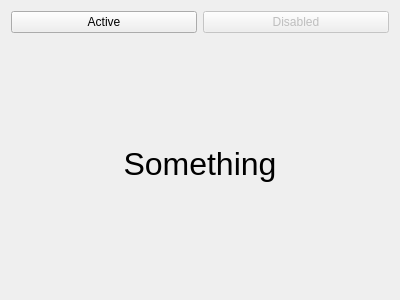
<?xml version="1.0" encoding="UTF-8"?>
<ui version="4.0">
 <class>Widget</class>
 <widget class="QWidget" name="Widget">
  <property name="geometry">
   <rect>
    <x>0</x>
    <y>0</y>
    <width>400</width>
    <height>300</height>
   </rect>
  </property>
  <property name="windowTitle">
   <string>Widget</string>
  </property>
  <layout class="QVBoxLayout" name="verticalLayout_2">
   <item>
    <layout class="QVBoxLayout" name="verticalLayout">
     <item>
      <layout class="QHBoxLayout" name="horizontalLayout">
       <item>
        <widget class="QPushButton" name="activeButton">
         <property name="enabled">
          <bool>true</bool>
         </property>
         <property name="text">
          <string>Active</string>
         </property>
        </widget>
       </item>
       <item>
        <widget class="QPushButton" name="disabledButton">
         <property name="enabled">
          <bool>false</bool>
         </property>
         <property name="text">
          <string>Disabled</string>
         </property>
        </widget>
       </item>
      </layout>
     </item>
     <item>
      <widget class="QLabel" name="label">
       <property name="font">
        <font>
         <pointsize>24</pointsize>
        </font>
       </property>
       <property name="text">
        <string>Something</string>
       </property>
       <property name="alignment">
        <set>Qt::AlignCenter</set>
       </property>
      </widget>
     </item>
    </layout>
   </item>
  </layout>
 </widget>
 <layoutdefault spacing="6" margin="11"/>
 <resources/>
 <connections/>
</ui>
